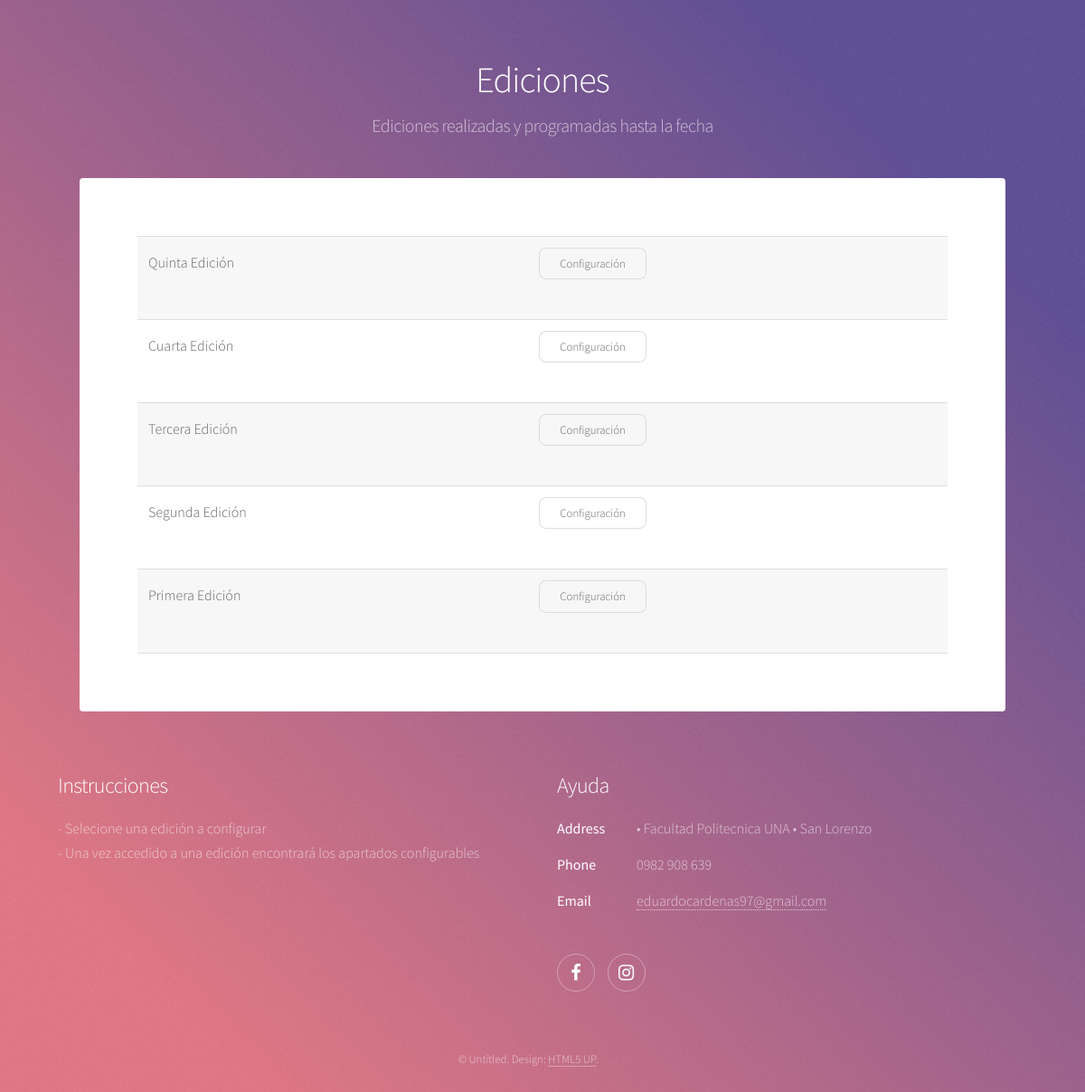
Screenshot of /forms/edicion/index.php with the database file from the repository.
### tables this page shows
CREATE TABLE `edicion` (
  `edi_codigo` int(3) NOT NULL,
  `edi_detalle` varchar(50) NOT NULL
);

### forms/edicion/index.php (the view, shortened to what this page needs)
<!DOCTYPE HTML>
<html>
	<head>
		<link rel="stylesheet" href="../../assets/css/main.css" />
	</head>
	<body class="is-preload">
		<div id="wrapper">
			<header id="header">
				<h1>Ediciones</h1>
				<p>Ediciones realizadas y programadas hasta la fecha</p>
			</header>
				<div id="main">
						<section id="content" class="main">
							<div class="center gtr-uniform">
								<table >
							<?php
										mostrarEdicion();
              ?>
							</table>
							</div>
              </section>
              </div>
              </div>
  	<footer id="footer">
  		<section>
  			<h2>Instrucciones</h2>
  			<p>- Selecione una edición a configurar <br> - Una vez accedido a una edición encontrará los apartados configurables</p>
  		</section>
  		<section>
  			<h2>Ayuda</h2>
  			<dl class="alt">
  				<dt>Address</dt>
  				<dd>&bull; Facultad Politecnica UNA &bull; San Lorenzo</dd>
  				<dt>Phone</dt>
  				<dd>0982 908 639</dd>
  				<dt>Email</dt>
  				<dd><a href="#">eduardocardenas97@gmail.com</a></dd>
  			</dl>
  			<ul class="icons">
  				<li><a href="https://www.facebook.com/%C3%91amomarandu-2037370486565235/" class="icon brands fa-facebook-f alt"><span class="label">Facebook</span></a></li>
  				<li><a href="https://www.instagram.com/namofpuna/" class="icon brands fa-instagram alt"><span class="label">Instagram</span></a></li>
  			</ul>
  		</section>
  		<p class="copyright">&copy; Untitled. Design: <a href="https://html5up.net">HTML5 UP</a>.</p>
  	</footer>
  </body>
<?php
function mostrarEdicion() {
	include($_SERVER['DOCUMENT_ROOT'] . '/conexion.php');
	$query="SELECT * FROM edicion ORDER BY edi_codigo DESC";
	$res=mysqli_query($conexion,$query) or die(mysql_error());
		while($rows = mysqli_fetch_array($res)):
			$codigo=$rows['edi_codigo'];
			$detalle=$rows['edi_detalle'];
				echo"<tr><td>$detalle</td>
				<td><form action='config.php' method='post'>
				<input name='edicion' type='hidden' value='$codigo'>
				<input name='edi_detalle' type='hidden' value='$detalle'>
				<input type='submit' class='button small' value='Configuración'>
				</form></td></tr>  ";
		endwhile;
}
 ?>

### rows the page displays
edicion: edi_detalle "Quinta Edición"
edicion: edi_detalle "Cuarta Edición"
edicion: edi_detalle "Tercera Edición"
edicion: edi_detalle "Segunda Edición"
edicion: edi_detalle "Primera Edición"
